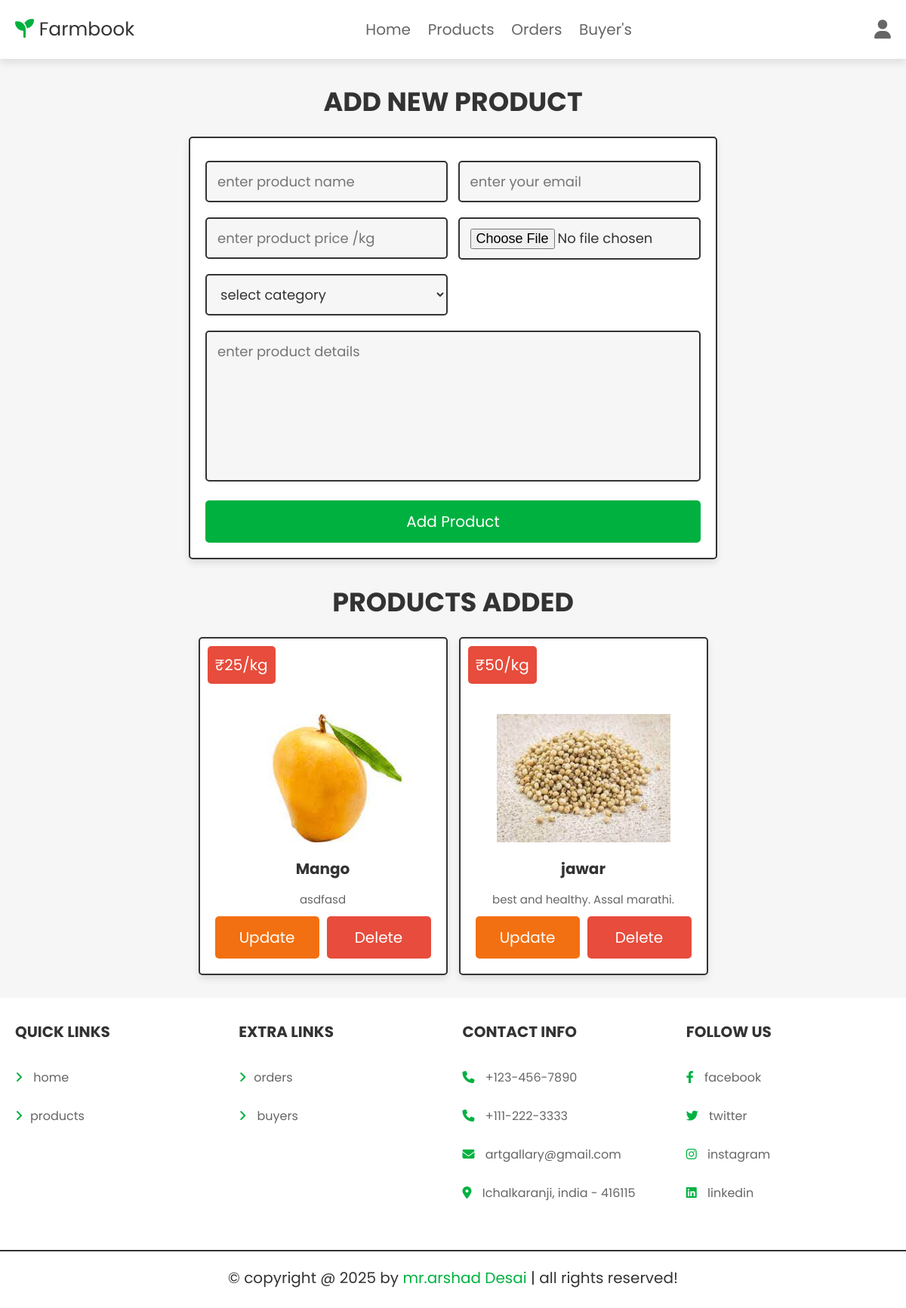
Screenshot of /farmer_products.php (signed in) with the database file from the repository.
### tables this page shows
CREATE TABLE `products` (
  `id` int(100) NOT NULL,
  `farmer_id` int(255) NOT NULL,
  `farmer_email` varchar(255) NOT NULL,
  `name` varchar(100) NOT NULL,
  `category` varchar(20) NOT NULL,
  `details` varchar(500) NOT NULL,
  `price` int(100) NOT NULL,
  `image` varchar(100) NOT NULL
);

### farmer_products.php (the view, shortened to what this page needs)
<!DOCTYPE html>
<html lang="en">
<head>
   <link rel="stylesheet" href="https://cdnjs.cloudflare.com/ajax/libs/font-awesome/6.1.1/css/all.min.css">
   <link rel="stylesheet" href="css/farmer_style.css">
</head>
<body>
   <?php include 'farmer_header.php'; ?>
   <section class="add-products">
      <h1 class="title">add new product</h1>
      <form action="" method="POST" enctype="multipart/form-data">
         <div class="flex">
            <div class="inputBox">
               <input type="text" name="name" class="box" required placeholder="enter product name">
               <input type="number" min="0" name="price" class="box" required placeholder="enter product price /kg">
               <select name="category" class="box" required>
                  <option value="" selected disabled>select category</option>
               </select>
            </div>
            <div class="inputBox">
               <input type="email" name="farmer_email" class="box" placeholder="enter your email" required>
               <input type="file" name="image" required class="box" accept="image/jpg, image/jpeg, image/png">
            </div>
         </div>
         <textarea name="details" class="box" required placeholder="enter product details" cols="30"
            rows="10"></textarea>
         <input type="submit" class="btn" value="add product" name="add_product">
      </form>
   </section>
   <section class="show-products">
      <h1 class="title">products added</h1>
      <div class="box-container">
         <?php
         $show_products = $conn->prepare("SELECT * FROM `products` WHERE `farmer_id`=$farmer_id");
         $show_products->execute();
         if ($show_products->rowCount() > 0) {
            while ($fetch_products = $show_products->fetch(PDO::FETCH_ASSOC)) {
               ?>
               <div class="box">
                  <div class="price">
                     ₹<?= $fetch_products['price']; ?>/kg
                  </div>
                  <img src="uploaded_img/<?= $fetch_products['image']; ?>" alt="">
                  <div class="name">
                    <b> <?= $fetch_products['name']; ?></b>
                  </div>
                  <div class="details">
                     <?= $fetch_products['details']; ?>
                  </div>
                  <div class="flex-btn">
                     <a href="farmer_update_product.php?update=<?= $fetch_products['id']; ?>" class="option-btn">update</a>
                     <a href="farmer_products.php?delete=<?= $fetch_products['id']; ?>" class="delete-btn"
                        onclick="return confirm('delete this product?');">delete</a>
                  </div>
               </div>
               <?php
            }
         } else {
            echo '<p class="empty">now products added yet!</p>';
         }
         ?>
      </div>
   </section>
   <?php include 'farmer_footer.php'; ?>
</body>
</html>

### css/farmer_style.css (style rules this page uses)
.add-products form { max-width: 70rem; padding: 2rem; margin: 0 auto; text-align: center; border: var(--border); box-shadow: var(--box-shadow); background-color: var(--white); border-radius: .5rem; }
.add-products form .flex { display: flex; justify-content: space-between; flex-wrap: wrap; }
.add-products form .flex .inputBox { width: 49%; }
.add-products form .box { width: 100%; margin: 1rem 0; padding: 1.2rem 1.4rem; font-size: 1.8rem; color: var(--black); border-radius: .5rem; background-color: var(--light-bg); border: var(--border); }
.add-products form textarea { height: 20rem; resize: none; }
.show-products { padding-top: 0; }
.show-products .box-container { display: grid; grid-template-columns: repeat(auto-fit, 33rem); gap: 1.5rem; align-items: flex-start; justify-content: center; }
.show-products .box-container .box { text-align: center; border: var(--border); box-shadow: var(--box-shadow); background-color: var(--white); border-radius: .5rem; padding: 2rem; position: relative; }
.show-products .box-container .box .price { position: absolute; top: 1rem; left: 1rem; padding: 1rem; font-size: 2rem; color: var(--white); background-color: var(--red); border-radius: .5rem; }
.show-products .box-container .box img { width: 230px; height: 170px; margin-top: 8rem; margin-bottom: 1rem; }
.show-products .box-container .box .name { margin: .5rem 0; font-size: 2rem; color: var(--black); }
.show-products .box-container .box .details { padding-top: 1rem; font-size: 1.5rem; line-height: 1.5; color: var(--light-color); }

### css/component.css (style rules this page uses)
:root { --green: #00b140; --orange: #f37012; --red: #e74c3c; --black: #333; --light-color: #666; --white: #fff; --light-bg: #f6f6f6; --border: .2rem solid var(--black); --box-shadow: 0 .5rem 1rem rgba(0, 0, 0, .1); }
* { font-family: 'Poppins', sans-serif; margin: 0; padding: 0; box-sizing: border-box; outline: none; border: none; text-decoration: none; color: var(--black); }
body { background-color: var(--light-bg); }
html { font-size: 62.5%; overflow-x: hidden; scroll-behavior: smooth; scroll-padding-top: 6.5rem; }
section { padding: 3rem 2rem; max-width: 1200px; margin: 0rem auto; }
.btn, .delete-btn, .option-btn { display: block; width: 100%; margin-top: 1rem; border-radius: .5rem; color: var(--white); font-size: 2rem; padding: 1.3rem 3rem; text-transform: capitalize; cursor: pointer; text-align: center; }
.btn { background-color: var(--green); }
.delete-btn { background-color: var(--red); }
.option-btn { background-color: var(--orange); }
.flex-btn { display: flex; flex-wrap: wrap; gap: 1rem; }
.flex-btn>* { flex: 1; }
.title { text-align: center; margin-bottom: 2rem; text-transform: uppercase; color: var(--black); font-size: 3.5rem; }

### rows the page displays
products: price "25", image (picture), name "Mango", details "asdfasd"
products: price "50", image (picture), name "jawar", details "best and healthy. Assal marathi."
